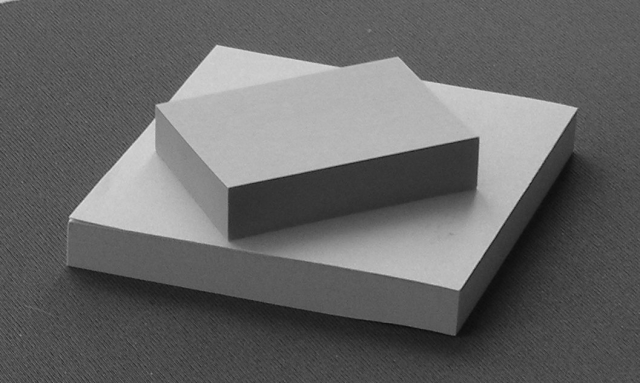
%> input picture ex_3/postit2g.png, 640 x 383 px
$ octave assignment03_solution_WS_19_20.m   (GNU Octave 9; MATLAB toolbox functions it lacks are replaced by stand-ins)
%> lines starting %> are read from the running program, lines starting %| are printed output that depends on the picture
### ex_3/find_start_end.m
function [start_end] = fit_line_tls(n, c, pixellist)
    d = n(1) *  pixellist(:, 1) + n(2) *  pixellist(:, 2) + c;
    Li_proj = pixellist - [n(1) * d, n(2) * d];
%
%     [~, min_i] = min(Li_proj(:,1));
%     [~, max_i] = max(Li_proj(:,1));
%
    tau = pixellist * [-n(2); n(1)];
    [~, tau_min_i] = min(tau);
    [~, tau_max_i] = max(tau);

    start_end = [Li_proj(tau_min_i,1), Li_proj(tau_min_i,2);
                 Li_proj(tau_max_i,1), Li_proj(tau_max_i,2)];
end

### ex_3/fit_line_ls.m
function [n, c] = fit_line_ls(pixellist)
    N = length(pixellist);
    sum_x = sum(pixellist(:, 1));
    sum_x2 = sum(pixellist(:, 1).^2);
    sum_y = sum(pixellist(:, 2));
    sum_y2 = sum(pixellist(:, 2).^2);
    sum_xy = sum(pixellist(:, 1).*pixellist(:, 2));

    alpha = sum_x2 - sum_x^2 / N;
    beta = sum_xy - sum_x * sum_y / N;
    gamma = sum_y2 - sum_y^2 / N;

    M = [alpha, beta; beta, gamma];
    [n, ~] = eig(M);
    n = n (:, 1);
    c = - sum(n' * pixellist') / N;
end

### ex_3/fit_line_wls.m
function [n, c] = fit_line_wls(pixellist, weights)
    W = sum(weights);
    sum_x = sum(weights.*pixellist(:, 1));
    sum_x2 = sum(weights.*pixellist(:, 1).^2);
    sum_y = sum(weights.*pixellist(:, 2));
    sum_y2 = sum(weights.*pixellist(:, 2).^2);
    sum_xy = sum(weights.*pixellist(:, 1).*pixellist(:, 2));

    alpha = sum_x2 - sum_x.^2 / W;
    beta = sum_xy - sum_x * sum_y / W;
    gamma = sum_y2 - sum_y.^2 /W;

    M = [alpha, beta; beta, gamma];
    [n, ~] = eig(M);
    n = n (:, 1);
    c = - sum(n' * (weights.*pixellist)') / W;
end

### ex_3/assignment03_solution_WS_19_20.m
%% assignment 03
clear all;
close all;
clc;

%% Exercise 1
I = imread('postit2g.png');
%> I is the input picture: size 383x640 uint8; min 11, max 221, mean 101.9
L = load('pixellist_postit2g.mat');

figure;
imagesc(I);
colormap gray;
hold on;
%%
for i = 1:1:length(L.pixellist)
    Li = L.pixellist(i).list;
    plot(Li(:,1), Li(:,2), '*b', 'LineWidth', 3);
end
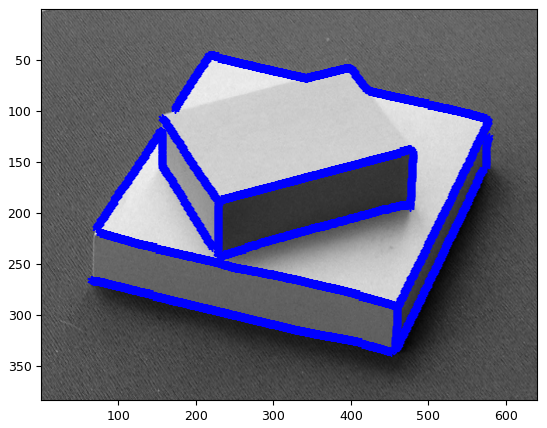
%> figure redrawn from the program's plot data

    sum_x = sum(Li(:, 1));
    sum_x2 = sum(Li(:, 1).^2);
    sum_y = sum(Li(:, 2));
    sum_y2 = sum(Li(:, 2).^2);
    sum_xy = sum(Li(:, 1).*Li(:, 2));

    alpha = sum_x2 - sum_x^2 / size(Li, 1);
    beta = sum_xy - sum_x * sum_y / size(Li, 1);
    gamma = sum_y2 - sum_y^2 / size(Li, 1);

    M = [alpha, beta; beta, gamma];
    [n, ~] = eig(M);

    % minimum corresponds to the first eigenvector
    n = n(:, 1);
    c = - sum(n' * Li') / size(Li, 1);

    lines(i, :) = [n', c];

    x = 1:0.1:size(I,2);
%> x = 6391 values from 1 to 640
    y = (-lines(i, 1) * x - lines(i, 3)) / lines(i, 2);
    figure,
    plot(x, y, '-k', 'LineWidth', 1);
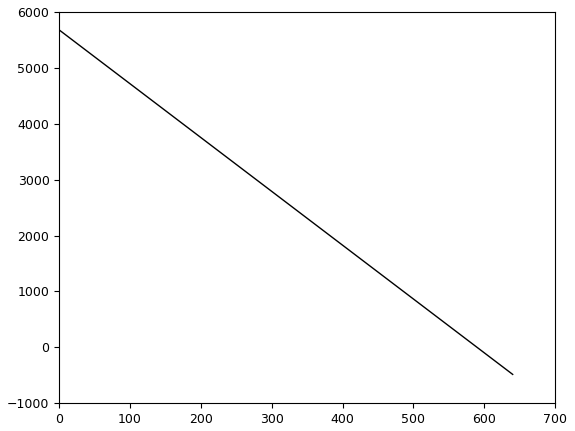
%> figure redrawn from the program's plot data; curve peaks at x = 1, y = 5669.1
%% Exercise 2
for i = 1:1:length(L.pixellist)
    Li = L.pixellist(i).list;
    d = lines(i, 1) *  Li(:, 1) + lines(i, 2) *  Li(:, 2) + lines(i, 3);
    Li_proj = Li - [lines(i, 1) * d, lines(i, 2) * d];
    plot(Li_proj(:,1), Li_proj(:,2), '*r', 'LineWidth', 3);

    % minimum and maximum in x direction
    [~, min_i] = min(Li_proj(:,1));
    [~, max_i] = max(Li_proj(:,1));

    % minimum and maximum orthogonal to the normal vector
    tau = Li * [-lines(i, 2); lines(i, 1)];
    [~, tau_min_i] = min(tau);
    [~, tau_max_i] = max(tau);

    plot([Li_proj(min_i,1), Li_proj(max_i,1)], [Li_proj(min_i,2), Li_proj(max_i,2)], '-og', 'LineWidth', 3);
    plot([Li_proj(tau_min_i,1), Li_proj(tau_max_i,1)], [Li_proj(tau_min_i,2), Li_proj(tau_max_i,2)], '-ob', 'LineWidth', 1);
end
%> this loop made 19 passes
%> pass 1, `plot([Li_proj(min_i,1), Li_proj(max_i,1)], [Li_proj(min_i,2), Li_proj(..`:
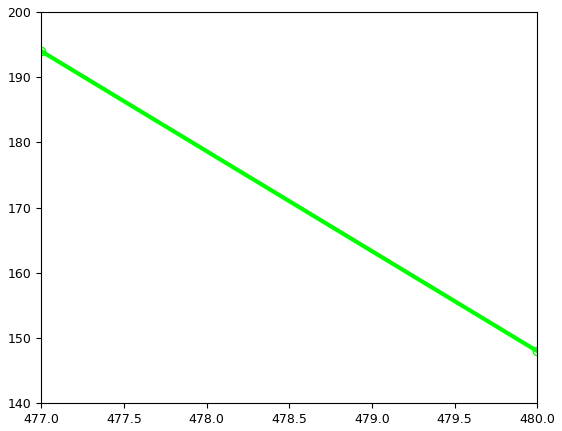
%> figure redrawn from the program's plot data
%> pass 1, `plot([Li_proj(tau_min_i,1), Li_proj(tau_max_i,1)], [Li_proj(tau_min_i,..`:
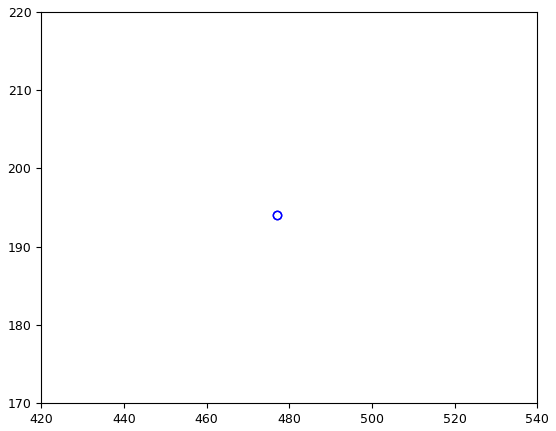
%> figure redrawn from the program's plot data
%> after the loop:
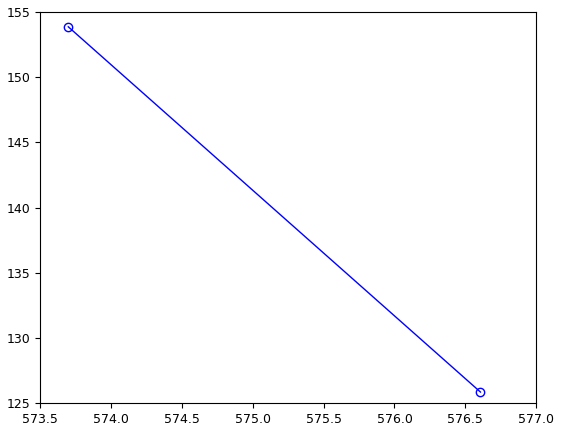
%> figure redrawn from the program's plot data

hold off;

%% Exercise 3
img = figure;
imagesc(I);
colormap gray;
hold on;

Li = [L.pixellist(1).list;
      L.pixellist(2).list];
plot(Li(:,1), Li(:,2), '*b', 'LineWidth', 2);

% pick 2 points "ramdomly"
perm = [round(size(Li, 1) * 0.075), round(size(Li,1) * 0.6)];
plot(Li(perm,1), Li(perm,2), 'xc', 'MarkerSize', 10);
% threshold: maximum tolerable error until convergence is reached
error = 10^(-2);
% parameter for the animation
duration = 1;

%% LS
[n, c] = fit_line_ls(Li);

ls_start_end = find_start_end(n, c, Li);
plot(ls_start_end(:,1), ls_start_end(:,2), '-og', 'LineWidth', 2);
lgd = legend('Measured Points','Random Points', 'Least Squares');
lgd.FontSize = 16;
pause(duration);

%% M-Estimators
x = -30:0.1:30;
y = x.^2;
dy = 2*x;

k = 3;
Huber(x >= -k & x <= k) = x(x >= -k & x <= k).^2;
Huber(x < -k | x > k) = 2 * k * abs(x(x < -k | x > k)) - k^2;
dHuber(x >= -k & x <= k) = 2 * x(x >= -k & x <= k);
dHuber(x < -k) = -2 * k;
dHuber(x > k) = 2 * k;

kappa = 3;
Cauchy = kappa^2 * log(1 + x.^2/kappa^2);
dCauchy = 2 * x ./ (1 + x.^2/kappa^2);

m_estimators = figure;
plot(x, y, '-b', 'LineWidth', 3);
hold on;
axis([-5, 5, -10, 30]);
plot(x, Huber, '-g', 'LineWidth', 3);
plot(x, Cauchy, '-r', 'LineWidth', 3);
plot(x, dy, '--b', 'LineWidth', 3);
plot(x, dHuber, '--g', 'LineWidth', 3);
plot(x, dCauchy, '--r', 'LineWidth', 3);
lgd2 = legend('Least Squares','Huber','Cauchy');
lgd2.FontSize = 16;
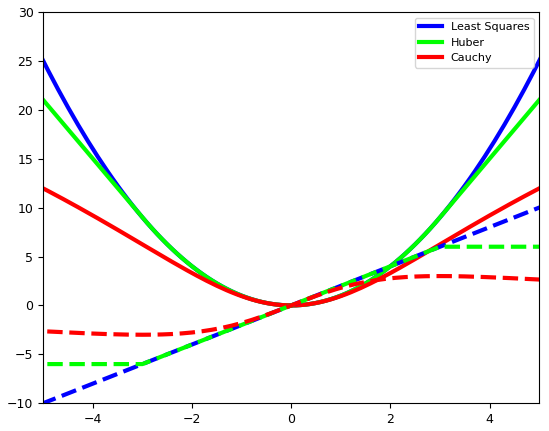
%> figure redrawn from the program's plot data; curve peaks at x = -30, y = 900, above the top of the axes; curve peaks at x = 3, y = 6; curve peaks at x = 3, y = 3

%% M-Estimators - Huber
subset = [Li(perm(1),:);
          Li(perm(2),:)];

% calculate line parameters for 2 points
dxy = Li(perm(1),:) - Li(perm(2),:);
n = [-dxy(2); dxy(1)] ./sqrt(dxy*dxy');
c = -n'*Li(perm(1), :)';

d = (n(1) * Li(:, 1) + n(2) * Li(:, 2) + c);
dn = [1; 1];
dc = 1;

huber_start_end = find_start_end(n, c, Li);
figure(img);
huber_plot(1) = plot(huber_start_end(:,1), huber_start_end(:,2), '--oy', 'LineWidth', 1);
pause(duration);

i = 2;
while (dn(1) > error || dn(2) > error || dc > error)
    % calculate weights
    weights(d >= -k & d <= k) = 1;
    weights(d < -k) = -2 * k./(2 * d(d < -k));
    weights(d > k) = 2 * k./(2 * d(d > k));

    n_before = n;
    c_before = c;
    [n, c] = fit_line_wls(Li, weights');
    dn = n - n_before;
    dc = c - c_before;

    huber_start_end = find_start_end(n, c, Li);
    figure(img);
    huber_plot(i) = plot(huber_start_end(:,1), huber_start_end(:,2), '--oy', 'LineWidth', 1);
    pause(duration);
    i = i + 1;

    % calculate d to get a new distribution of the weights in the next iteration
    d = (n(1) * Li(:, 1) + n(2) * Li(:, 2) + c);
end

huber_start_end = find_start_end(n, c, Li);
figure(img);
plot(huber_start_end(:,1), huber_start_end(:,2), '-oy', 'LineWidth', 2);
delete(huber_plot);
lgd = legend('Measured Points','Random Points','Least Squares','M-Estimator + Huber');
lgd.FontSize = 16;
pause(duration);

%% M-Estimators - Cauchy
subset = [Li(perm(1),:);
          Li(perm(2),:)];

% calculate line parameters for 2 points
dxy = Li(perm(1),:) - Li(perm(2),:);
n = [-dxy(2); dxy(1)] ./sqrt(dxy*dxy');
c = -n'*Li(perm(1), :)';

d = (n(1) * Li(:, 1) + n(2) * Li(:, 2) + c);
dn = [1; 1];
dc = 1;

cauchy_start_end = find_start_end(n, c, Li);
figure(img);
cauchy_plot(1) = plot(cauchy_start_end(:,1), cauchy_start_end(:,2), '--or', 'LineWidth', 1);
pause(duration);

i = 2;
while (dn(1) > error || dn(2) > error || dc > error)
    % calculate weights
    weights = 1./(1 + (d/kappa).^2);

    n_before = n;
    c_before = c;
    [n, c] = fit_line_wls(Li, weights);
    dn = n - n_before;
    dc = c - c_before;

    cauchy_start_end = find_start_end(n, c, Li);
    figure(img);
    cauchy_plot(i) = plot(cauchy_start_end(:,1), cauchy_start_end(:,2), '--or', 'LineWidth', 1);
    pause(duration);
    i = i + 1;

    % calculate d to get a new distribution of the weights in the next iteration
    d = (n(1) * Li(:, 1) + n(2) * Li(:, 2) + c);
end

cauchy_start_end = find_start_end(n, c, Li);
figure(img);
plot(cauchy_start_end(:,1), cauchy_start_end(:,2), '-or', 'LineWidth', 2);
delete(cauchy_plot);
lgd = legend('Measured Points','Random Points','Least Squares','M-Estimator + Huber','M-Estimator + Cauchy');
lgd.FontSize = 16;
pause(duration);

%% LTS
% acceptance rate
p = 0.8;
p_points = round(size(Li, 1) * p);

subset = [Li(perm(1),:);
          Li(perm(2),:)];

% calculate line parameters for 2 points
dxy = Li(perm(1),:) - Li(perm(2),:);
n = [-dxy(2); dxy(1)] ./sqrt(dxy*dxy');
c = -n'*Li(perm(1), :)';

d = (n(1) * Li(:, 1) + n(2) * Li(:, 2) + c);
[~, d_i]= sort(d);
subset = Li(d_i(1:p_points), :);
dn = [1; 1];
dc = 1;

lts_start_end = find_start_end(n, c, Li);
figure(img);
lts_plot(1) = plot(lts_start_end(:,1), lts_start_end(:,2), '--om', 'LineWidth', 1);
pause(duration);

i = 2;
while (dn(1) > error || dn(2) > error || dc > error)
    n_before = n;
    c_before = c;
    [n, c] = fit_line_ls(subset);
    dn = n - n_before;
    dc = c - c_before;

    lts_start_end = find_start_end(n, c, Li);
    figure(img);
    lts_plot(i) = plot(lts_start_end(:,1), lts_start_end(:,2), '--om', 'LineWidth', 1);
    pause(duration);
    i = i + 1;

    % calculate d and sort points to determine a new subset
    d = abs((n(1) * Li(:, 1) + n(2) * Li(:, 2) + c));
    [~, d_i]= sort(d);
    subset = Li(d_i(1:p_points), :);
end

lts_start_end = find_start_end(n, c, Li);
figure(img);
plot(lts_start_end(:,1), lts_start_end(:,2), '-om', 'LineWidth', 2);
delete(lts_plot);
lgd = legend('Measured Points','Random Points','Least Squares','M-Estimator + Huber','M-Estimator + Cauchy','Least Trimmed Squares');
lgd.FontSize = 16;
pause(duration);

%% RANSAC
% threshold: tolerable distance to the fitted line
thresh = 2;
% number of trials
i_max = 20;

for i = 1:1:i_max
    % pick 2 points randomly
    perm = randperm(size(Li, 1), size(Li, 2));

    % calculate line parameters for 2 points
    dxy = Li(perm(1),:) - Li(perm(2),:);
    n = [-dxy(2); dxy(1)] ./sqrt(dxy*dxy');
    c = -n'*Li(perm(1), :)';

    ransac_start_end = find_start_end(n, c, Li);
    figure(img);
    ransac_plot(i)= plot(ransac_start_end(:,1), ransac_start_end(:,2), '--ok', 'LineWidth', 1);
    pause(duration);

    % check how many points are outside the tolerance band
    d = sum(abs((n(1) * Li(:, 1) + n(2) * Li(:, 2) + c)) > thresh);
    trials(i, :) = [n', c, d];
end

[~, trials_i] = sort(trials(:, 4));
ransac_start_end = find_start_end(trials(trials_i(1), 1:2)', trials(trials_i(1), 3), Li);
figure(img);
plot(ransac_start_end(:,1), ransac_start_end(:,2), '-ok', 'LineWidth', 2);
delete(ransac_plot);

lgd = legend('Measured Points','Random Points','Least Squares','M-Estimator + Huber','M-Estimator + Cauchy','Least Trimmed Squares','RANSAC');
lgd.FontSize = 16;
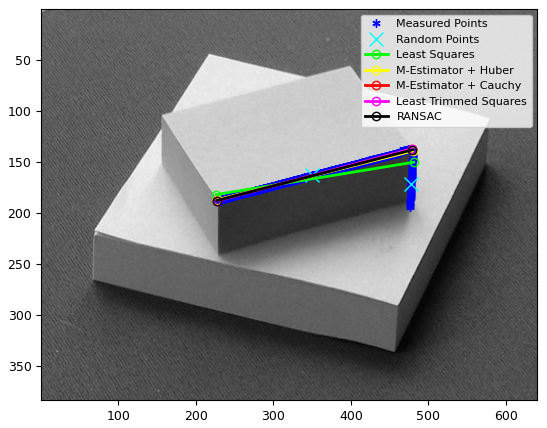
%> figure redrawn from the program's plot data
pause(duration);
